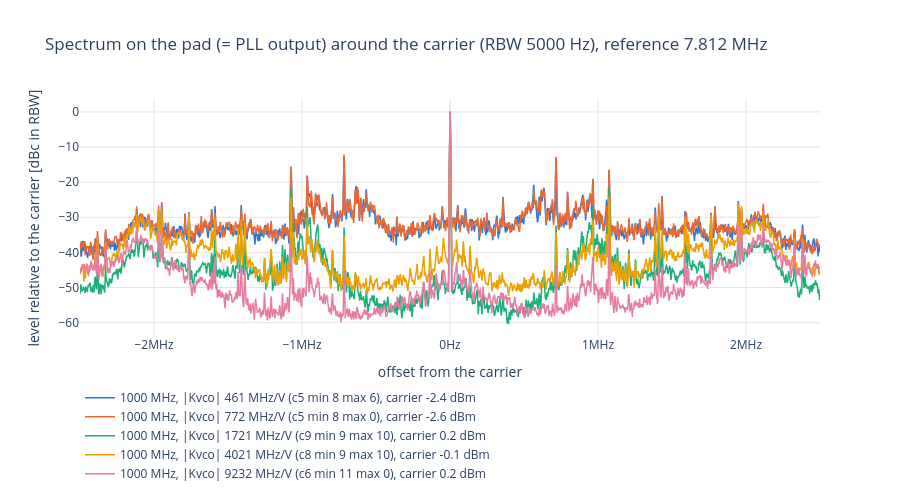

The notebook cell this image was saved under:
### Code cell
F_start, F_stop = None, None  # offset from the carrier shown [Hz] (may be negative); None = edge of the trace
f_axis = "lin"  # "lin" or "log" (log: upper sideband only)

# Averaged wide spectrum around the carrier: level relative to the carrier (trace maximum), in the trace's RBW.
fig = go.Figure()
for key in KEYS:
    d = trace_of(key, "spectrum")
    if d.empty:
        continue
    d = d.assign(freq=d["freq"] - d["center"], level_dbc=d["level_dbm"] - d["level_dbm"].max())  # offset, rel. to carrier
    lo = d["freq"].min() if F_start is None else F_start
    hi = d["freq"].max() if F_stop is None else F_stop
    if f_axis == "log":
        lo = max(lo, d.loc[d["freq"] > 0, "freq"].min())
    d = in_range(d, lo, hi)
    fig.add_scatter(x=d["freq"], y=d["level_dbc"], mode="lines",
                    line=dict(color=COLORS[key], width=1.5), name=NAMES[key],
                    hovertemplate="%{x:.4s}Hz: %{y:.1f} dBc<extra></extra>")
rbw = traces.loc[traces["kind"] == "spectrum", "rbw"]
fig.update_layout(title=f"Spectrum on the pad (= PLL output) around the carrier (RBW {rbw.iloc[0]:g} Hz), {REF_TXT}" if len(rbw) else f"Spectrum on the pad (= PLL output), {REF_TXT}",
                  template="plotly_white", height=500, legend=dict(orientation="h", y=-0.2),
                  hoverlabel=dict(namelength=-1))
if f_axis == "log":
    fig.update_xaxes(**OFFSET_AXIS)
else:
    fig.update_xaxes(type="linear", ticksuffix="Hz", exponentformat="SI")
fig.update_xaxes(title="offset from the carrier", gridcolor=GRID)
fig.update_yaxes(title="level relative to the carrier [dBc in RBW]", gridcolor=GRID)
save(fig, "spectrum")

### Figure 1 — Plotly figure (JSON) as saved in the notebook; plotly's stock layout.template omitted (floating-point values rounded to 4 significant figures; data arrays with more than 128 entries replaced by an {"elided": "..."} marker saying what was removed)
{"data": [{"hovertemplate": "%{x:.4s}Hz: %{y:.1f} dBc<extra></extra>", "line": {"color": "#2a78d6", "width": 1.5}, "mode": "lines", "name": "1000 MHz, |Kvco| 461 MHz/V (c5 min 8 max 6), carrier -2.4 dBm", "type": "scatter", "x": {"elided": "5001 float values"}, "y": {"elided": "5001 float values"}}, {"hovertemplate": "%{x:.4s}Hz: %{y:.1f} dBc<extra></extra>", "line": {"color": "#eb6834", "width": 1.5}, "mode": "lines", "name": "1000 MHz, |Kvco| 772 MHz/V (c5 min 8 max 0), carrier -2.6 dBm", "type": "scatter", "x": {"elided": "5001 float values"}, "y": {"elided": "5001 float values"}}, {"hovertemplate": "%{x:.4s}Hz: %{y:.1f} dBc<extra></extra>", "line": {"color": "#1baf7a", "width": 1.5}, "mode": "lines", "name": "1000 MHz, |Kvco| 1721 MHz/V (c9 min 9 max 10), carrier 0.2 dBm", "type": "scatter", "x": {"elided": "5001 float values"}, "y": {"elided": "5001 float values"}}, {"hovertemplate": "%{x:.4s}Hz: %{y:.1f} dBc<extra></extra>", "line": {"color": "#eda100", "width": 1.5}, "mode": "lines", "name": "1000 MHz, |Kvco| 4021 MHz/V (c8 min 9 max 10), carrier -0.1 dBm", "type": "scatter", "x": {"elided": "5001 float values"}, "y": {"elided": "5001 float values"}}, {"hovertemplate": "%{x:.4s}Hz: %{y:.1f} dBc<extra></extra>", "line": {"color": "#e87ba4", "width": 1.5}, "mode": "lines", "name": "1000 MHz, |Kvco| 9232 MHz/V (c6 min 11 max 0), carrier 0.2 dBm", "type": "scatter", "x": {"elided": "5001 float values"}, "y": {"elided": "5001 float values"}}], "layout": {"height": 500, "hoverlabel": {"namelength": -1}, "legend": {"orientation": "h", "y": -0.2}, "title": {"text": "Spectrum on the pad (= PLL output) around the carrier (RBW 5000 Hz), reference 7.812 MHz"}, "xaxis": {"exponentformat": "SI", "gridcolor": "#e4e3df", "ticksuffix": "Hz", "title": {"text": "offset from the carrier"}, "type": "linear"}, "yaxis": {"gridcolor": "#e4e3df", "title": {"text": "level relative to the carrier [dBc in RBW]"}}}}
